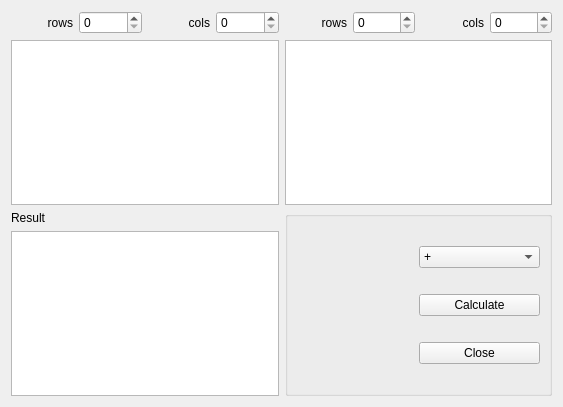
<?xml version="1.0" encoding="UTF-8"?>
<ui version="4.0">
 <class>Matrix_editor_gui</class>
 <widget class="QWidget" name="Matrix_editor_gui">
  <property name="geometry">
   <rect>
    <x>0</x>
    <y>0</y>
    <width>563</width>
    <height>407</height>
   </rect>
  </property>
  <property name="contextMenuPolicy">
   <enum>Qt::DefaultContextMenu</enum>
  </property>
  <property name="windowTitle">
   <string>Matrix</string>
  </property>
  <property name="windowIcon">
   <iconset resource="../mathgraphica.qrc">
    <normaloff>:/images/images/matrix2.png</normaloff>:/images/images/matrix2.png</iconset>
  </property>
  <layout class="QGridLayout" name="gridLayout">
   <item row="0" column="0">
    <widget class="QLabel" name="label_2">
     <property name="text">
      <string>rows</string>
     </property>
     <property name="alignment">
      <set>Qt::AlignRight|Qt::AlignTrailing|Qt::AlignVCenter</set>
     </property>
    </widget>
   </item>
   <item row="0" column="1">
    <widget class="QSpinBox" name="spinBox_rows1"/>
   </item>
   <item row="0" column="2">
    <widget class="QLabel" name="label_3">
     <property name="text">
      <string>cols</string>
     </property>
     <property name="alignment">
      <set>Qt::AlignRight|Qt::AlignTrailing|Qt::AlignVCenter</set>
     </property>
    </widget>
   </item>
   <item row="0" column="3">
    <widget class="QSpinBox" name="spinBox_cols1"/>
   </item>
   <item row="0" column="4">
    <widget class="QLabel" name="label_4">
     <property name="text">
      <string>rows</string>
     </property>
     <property name="alignment">
      <set>Qt::AlignRight|Qt::AlignTrailing|Qt::AlignVCenter</set>
     </property>
    </widget>
   </item>
   <item row="0" column="5">
    <widget class="QSpinBox" name="spinBox_rows2"/>
   </item>
   <item row="0" column="6">
    <widget class="QLabel" name="label_5">
     <property name="text">
      <string>cols</string>
     </property>
     <property name="alignment">
      <set>Qt::AlignRight|Qt::AlignTrailing|Qt::AlignVCenter</set>
     </property>
    </widget>
   </item>
   <item row="0" column="7">
    <widget class="QSpinBox" name="spinBox_cols2"/>
   </item>
   <item row="1" column="0" colspan="4">
    <widget class="QTableWidget" name="tableWidget_matrix1">
     <property name="contextMenuPolicy">
      <enum>Qt::CustomContextMenu</enum>
     </property>
    </widget>
   </item>
   <item row="1" column="4" colspan="4">
    <widget class="QTableWidget" name="tableWidget_matrix2">
     <property name="contextMenuPolicy">
      <enum>Qt::CustomContextMenu</enum>
     </property>
     <property name="styleSheet">
      <string notr="true"/>
     </property>
    </widget>
   </item>
   <item row="2" column="0">
    <widget class="QLabel" name="label_7">
     <property name="text">
      <string>Result</string>
     </property>
    </widget>
   </item>
   <item row="2" column="4" rowspan="2" colspan="4">
    <widget class="QGroupBox" name="groupBox">
     <property name="title">
      <string/>
     </property>
     <layout class="QGridLayout" name="gridLayout_3">
      <item row="0" column="1">
       <widget class="QComboBox" name="comboBox_matrix_operation">
        <property name="sizePolicy">
         <sizepolicy hsizetype="Expanding" vsizetype="Fixed">
          <horstretch>0</horstretch>
          <verstretch>0</verstretch>
         </sizepolicy>
        </property>
        <item>
         <property name="text">
          <string>+</string>
         </property>
        </item>
        <item>
         <property name="text">
          <string>-</string>
         </property>
        </item>
        <item>
         <property name="text">
          <string>*</string>
         </property>
        </item>
       </widget>
      </item>
      <item row="0" column="0">
       <spacer name="horizontalSpacer_2">
        <property name="orientation">
         <enum>Qt::Horizontal</enum>
        </property>
        <property name="sizeHint" stdset="0">
         <size>
          <width>50</width>
          <height>20</height>
         </size>
        </property>
       </spacer>
      </item>
      <item row="1" column="1">
       <widget class="QPushButton" name="pushButton_calculate">
        <property name="sizePolicy">
         <sizepolicy hsizetype="Expanding" vsizetype="Fixed">
          <horstretch>0</horstretch>
          <verstretch>0</verstretch>
         </sizepolicy>
        </property>
        <property name="text">
         <string>Calculate</string>
        </property>
       </widget>
      </item>
      <item row="2" column="1">
       <widget class="QPushButton" name="pushButton_Close">
        <property name="text">
         <string>Close</string>
        </property>
       </widget>
      </item>
     </layout>
    </widget>
   </item>
   <item row="3" column="0" colspan="4">
    <widget class="QTableWidget" name="tableWidget_matrix3">
     <property name="contextMenuPolicy">
      <enum>Qt::CustomContextMenu</enum>
     </property>
    </widget>
   </item>
  </layout>
 </widget>
 <resources>
  <include location="../mathgraphica.qrc"/>
 </resources>
 <connections/>
</ui>
